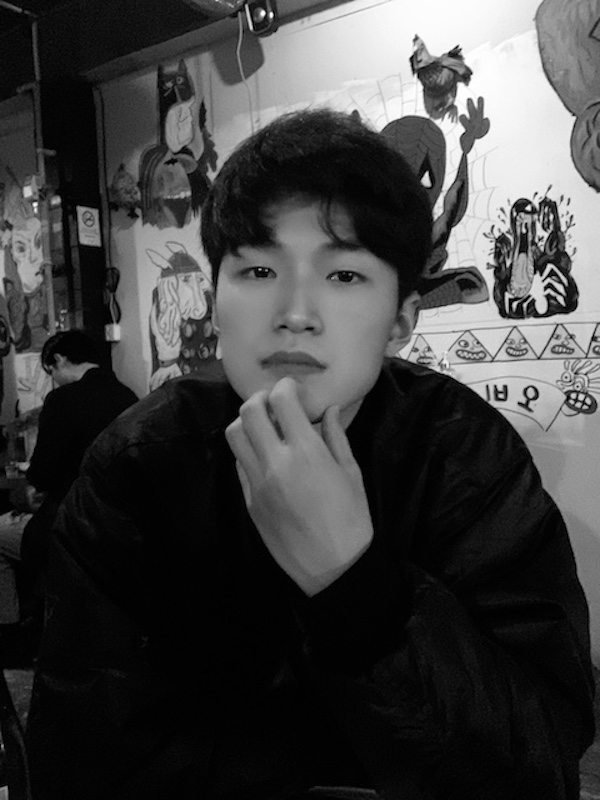
#> input picture 2022_py/img/1858031.jpg, 600 x 800 px, found by its file name
$ python interpolation.py
#> lines starting #> are read from the running program, lines starting #| are printed output that depends on the picture; after the words box and inside, x2 and y2 are one past the last pixel; in counts of white or black regions, pixels touching at a corner belong together
import numpy as np
import matplotlib.pyplot as plt
import matplotlib.image as mpimg
import math

me = mpimg.imread(
    '/Users/juminjae/Desktop/vscode_file/2022-2_py/img/1858031.jpg')
#> me is the input picture: shape (800, 600, 3); min 0, max 255, mean 64.6
image = me[:, :, 0]*0.2989 + me[:, :, 1] * \
    0.5870 + me[:, :, 2]*0.1140  # gray scale
angle = math.radians(62)
a = np.array([[np.cos(angle), -np.sin(angle)], [np.sin(angle), np.cos(angle)]])
H = np.array([[np.cos(angle), -np.sin(angle), 705],
             [np.sin(angle), np.cos(angle), 0], [0, 0, 1]])

height = image.shape[0]  # 800
#> height = 800
width = image.shape[1]  # 600
#> width = 600
corner = np.array([[0, 0, width-1, width-1], [0, height-1, 0, height-1]])
#> corner = [[0, 0, 599, 599], [0, 799, 0, 799]]
new_points = a.dot(corner).astype(int)
new_points[0] = new_points[0] + 705
''' 705 0 986 281
    0 375 528 903 '''
output = np.zeros(
    (np.max(new_points[1]+1), np.max(new_points[0])+1))  # (904,987)

for i in range(height):
    for j in range(width):
        xy0 = np.array([[j], [i], [1]])
        xy1 = H.dot(xy0).astype(int)
        output[xy1[1], xy1[0]] = image[i, j]
        output2 = output
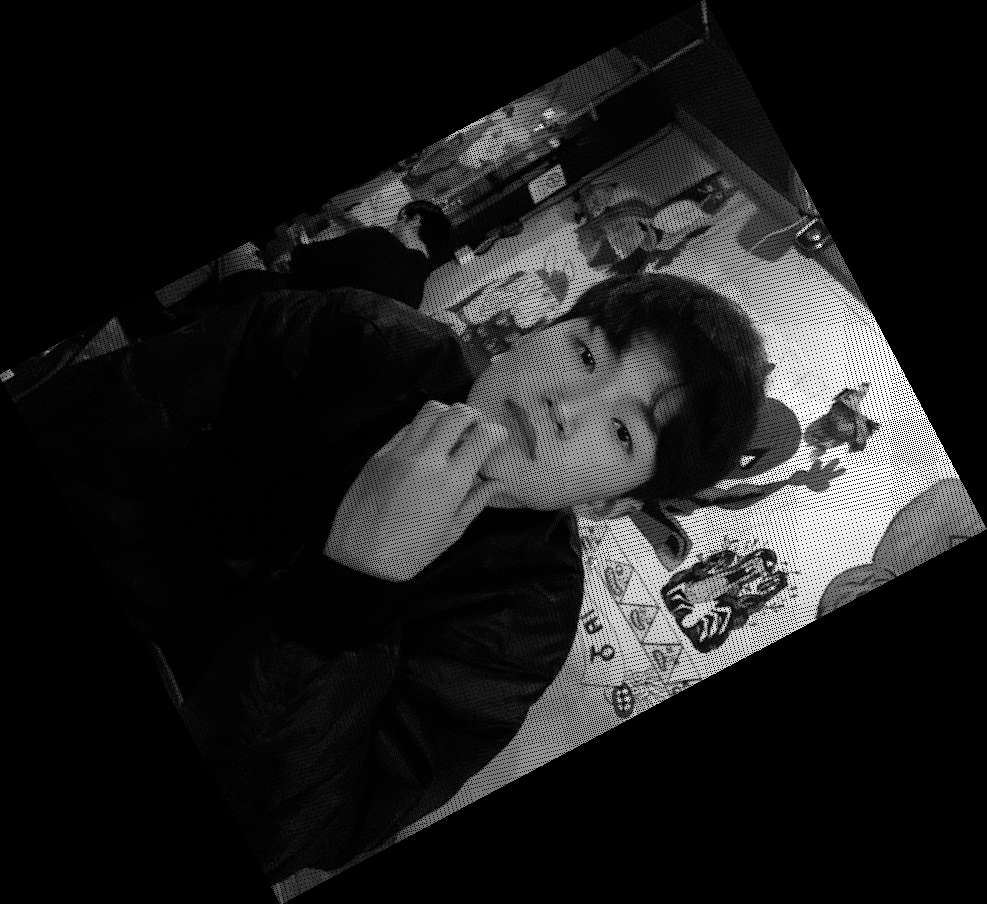
#> output: shape (904, 987) float64; min 0, max 255, mean 30.6

xcoord = np.arange(np.max(new_points[0])+1)
#> xcoord = 987 values from 0 to 986
ycoord = np.arange(np.max(new_points[1])+1)
#> ycoord = 904 values from 0 to 903
X, Y = np.meshgrid(xcoord, ycoord)
output = np.where((X < 281/528*Y+705) & (X < -705/375*(Y-528)+986)
                  & (X > 281/528*(Y-375)) & (X > -705/375*Y+705), output, 100)
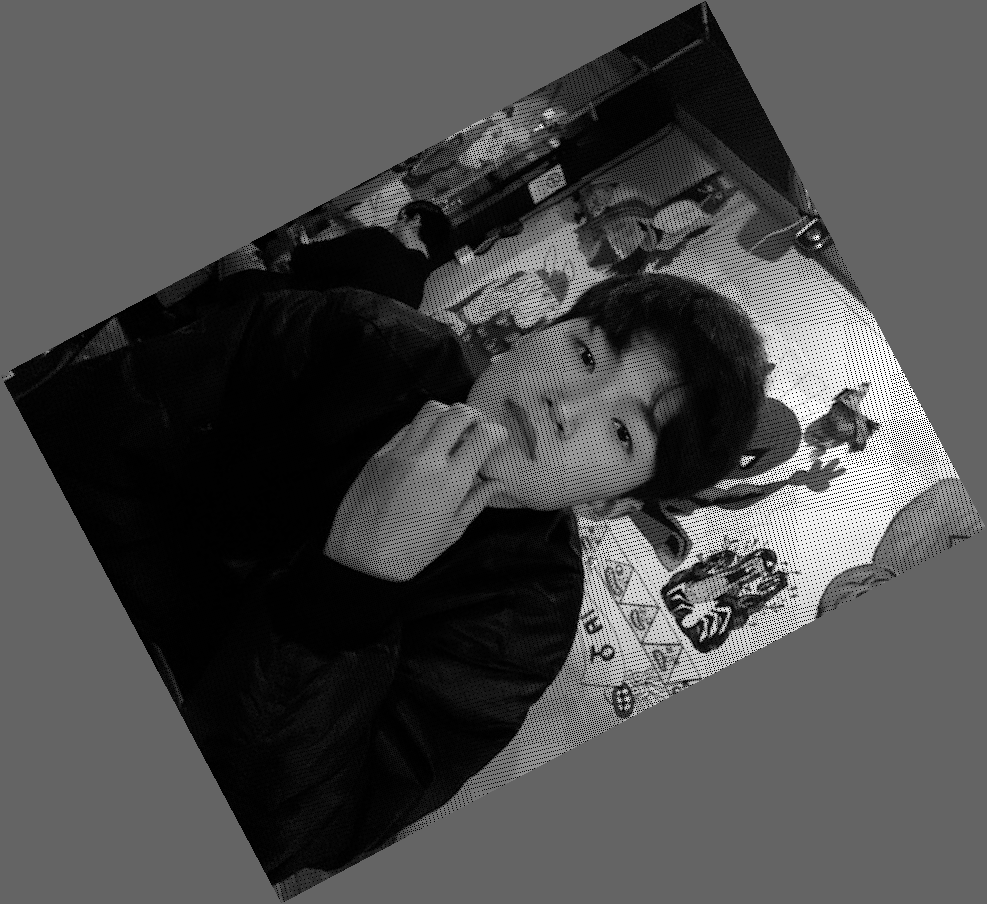
#> output: shape (904, 987) float64; min 0, max 255, mean 76.9
output2 = np.where((X < 281/528*Y+705) & (X < -705/375*(Y-528)+986)
                   & (X > 281/528*(Y-375)) & (X > -705/375*Y+705), output2, 100)
black_spot_y, black_spot_x = np.where(output == 0)


for k in range(black_spot_x.size):  # 60786
    A = np.array([[black_spot_x[k]], [black_spot_y[k]], [1]])
    B = np.linalg.inv(H).dot(A).astype(int)
    output[black_spot_y[k], black_spot_x[k]] = image[B[1], B[0]]

    a1 = (output2[black_spot_y[k]-1, black_spot_x[k]] +
          output2[black_spot_y[k]+1, black_spot_x[k]])/2
    b1 = (output2[black_spot_y[k], black_spot_x[k]-1] +
          output2[black_spot_y[k], black_spot_x[k]+1])/2
    c1 = (a1+b1)/2
    output2[black_spot_y[k], black_spot_x[k]] = c1
#> this loop made 60786 passes
#> (A, B, a1, b1, c1) on passes 1 to 3: ([703, 2, 1], [0, 2, 1], 80.5, 61.99, 71.25), ([706, 3, 1], [3, 0, 1], 20.5, 74, 47.25), ([707, 4, 1], [4, 0, 1], 53.5, 62, 57.75)
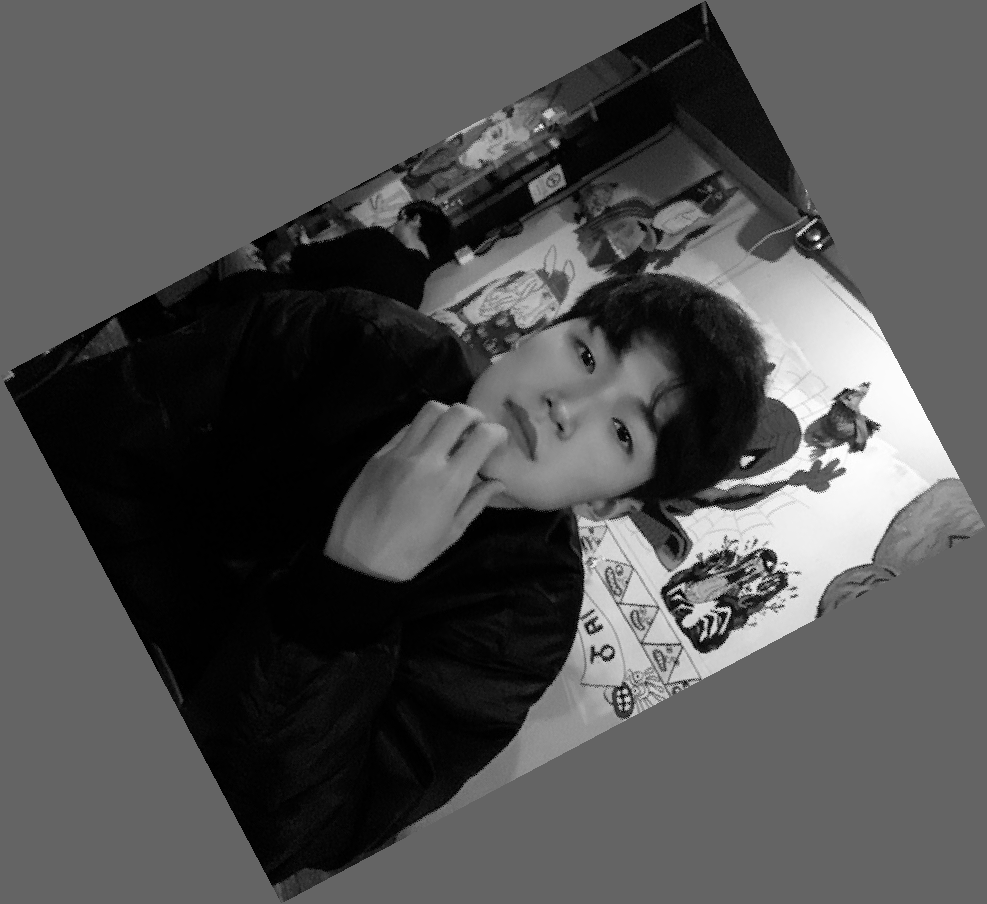
#> output: shape (904, 987) float64; 6.77% of pixels changed, all inside (x1, y1, x2, y2) = (2, 2, 982, 902)


output = np.where((X < 281/528*Y+705) & (X < -705/375*(Y-528)+986)
                  & (X > 281/528*(Y-375)) & (X > -705/375*Y+705), output, 0)
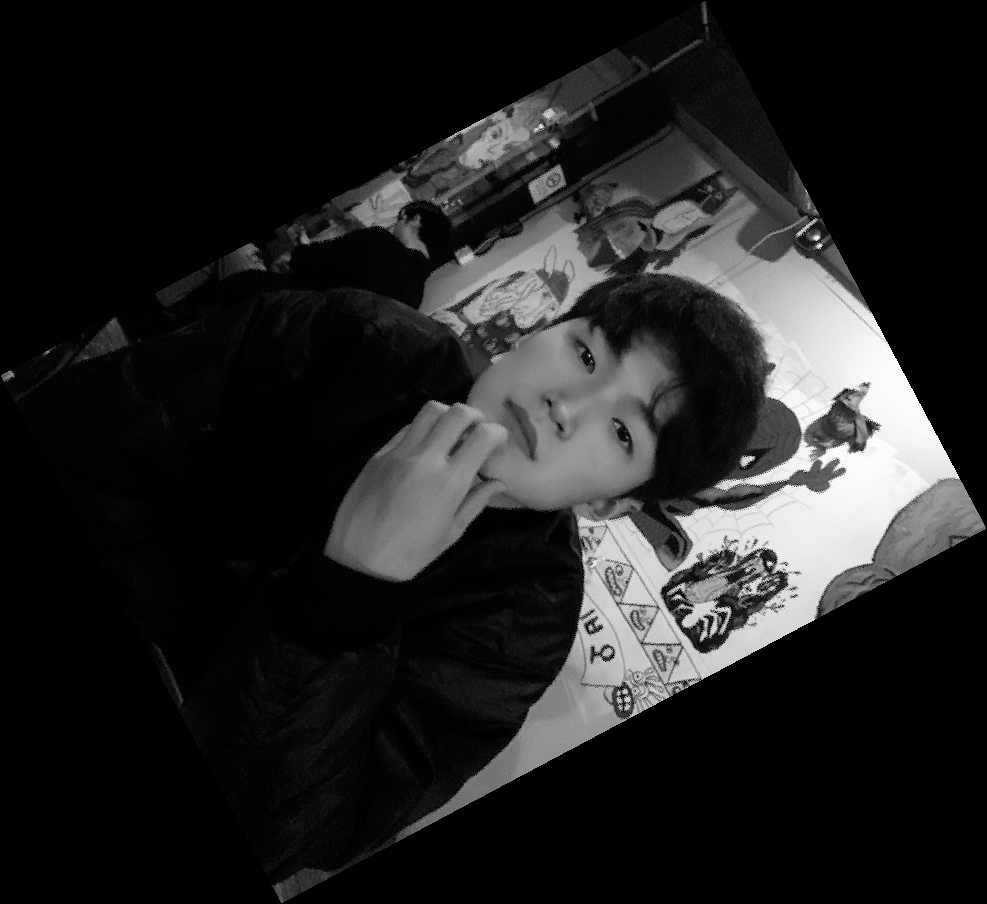
#> output: shape (904, 987) float64; min 0, max 255, mean 34.6
output2 = np.where((X < 281/528*Y+705) & (X < -705/375*(Y-528)+986)
                   & (X > 281/528*(Y-375)) & (X > -705/375*Y+705), output2, 0)
plt.subplot(1, 2, 1)
plt.axis([500, 600, 300, 400])
plt.imshow(output, cmap='gray')

plt.subplot(1, 2, 2)
plt.axis([500, 600, 300, 400])
plt.imshow(output2, cmap='gray')
plt.show()
